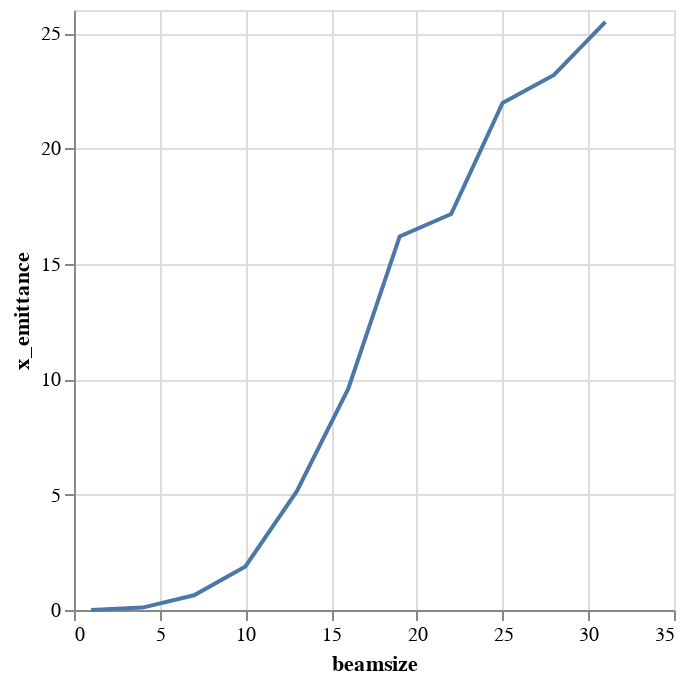

Here is the notebook cell this chart was saved with:
### Markdown cell above
## Plots

### Code cell
alt.Chart(emit_df).mark_line().encode(
    x='beamsize',
    y='x_emittance',
)

### Figure 1 — Vega-Lite specification as saved in the notebook (floating-point values rounded to 4 significant figures)
{"$schema": "https://vega.github.io/schema/vega-lite/v1.2.1.json", "data": {"values": [{"beamsize": 1, "losses": 0, "relbeta": 0.002308, "sourceID": 16777217, "sourceName": "bs_1", "x_emittance": 0.00299, "x_norm_emittance": 6.902e-06, "y_emittance": 6.686e-05, "y_norm_emittance": 1.543e-07}, {"beamsize": 4, "losses": 0, "relbeta": 0.002308, "sourceID": 16777218, "sourceName": "bs_4", "x_emittance": 0.1047, "x_norm_emittance": 0.0002417, "y_emittance": 0.004292, "y_norm_emittance": 9.907e-06}, {"beamsize": 7, "losses": 0, "relbeta": 0.002308, "sourceID": 16777219, "sourceName": "bs_7", "x_emittance": 0.6383, "x_norm_emittance": 0.001474, "y_emittance": 0.02164, "y_norm_emittance": 4.995e-05}, {"beamsize": 10, "losses": 0, "relbeta": 0.002308, "sourceID": 16777220, "sourceName": "bs_10", "x_emittance": 1.887, "x_norm_emittance": 0.004357, "y_emittance": 0.08267, "y_norm_emittance": 0.0001908}, {"beamsize": 13, "losses": 1, "relbeta": 0.002308, "sourceID": 16777221, "sourceName": "bs_13", "x_emittance": 5.148, "x_norm_emittance": 0.01188, "y_emittance": 0.1961, "y_norm_emittance": 0.0004526}, {"beamsize": 16, "losses": 13, "relbeta": 0.002308, "sourceID": 16777222, "sourceName": "bs_16", "x_emittance": 9.592, "x_norm_emittance": 0.02214, "y_emittance": 0.4002, "y_norm_emittance": 0.0009238}, {"beamsize": 19, "losses": 33, "relbeta": 0.002308, "sourceID": 16777223, "sourceName": "bs_19", "x_emittance": 16.19, "x_norm_emittance": 0.03737, "y_emittance": 0.857, "y_norm_emittance": 0.001978}, {"beamsize": 22, "losses": 54, "relbeta": 0.002308, "sourceID": 16777224, "sourceName": "bs_22", "x_emittance": 17.16, "x_norm_emittance": 0.03961, "y_emittance": 4.991, "y_norm_emittance": 0.01152}, {"beamsize": 25, "losses": 109, "relbeta": 0.002308, "sourceID": 16777225, "sourceName": "bs_25", "x_emittance": 21.97, "x_norm_emittance": 0.05073, "y_emittance": 4.707, "y_norm_emittance": 0.01087}, {"beamsize": 28, "losses": 151, "relbeta": 0.002308, "sourceID": 16777226, "sourceName": "bs_28", "x_emittance": 23.18, "x_norm_emittance": 0.05352, "y_emittance": 6.667, "y_norm_emittance": 0.01539}, {"beamsize": 31, "losses": 184, "relbeta": 0.002308, "sourceID": 16777227, "sourceName": "bs_31", "x_emittance": 25.49, "x_norm_emittance": 0.05884, "y_emittance": 10.03, "y_norm_emittance": 0.02316}]}, "encoding": {"x": {"field": "beamsize", "type": "quantitative"}, "y": {"field": "x_emittance", "type": "quantitative"}}, "mark": "line"}
